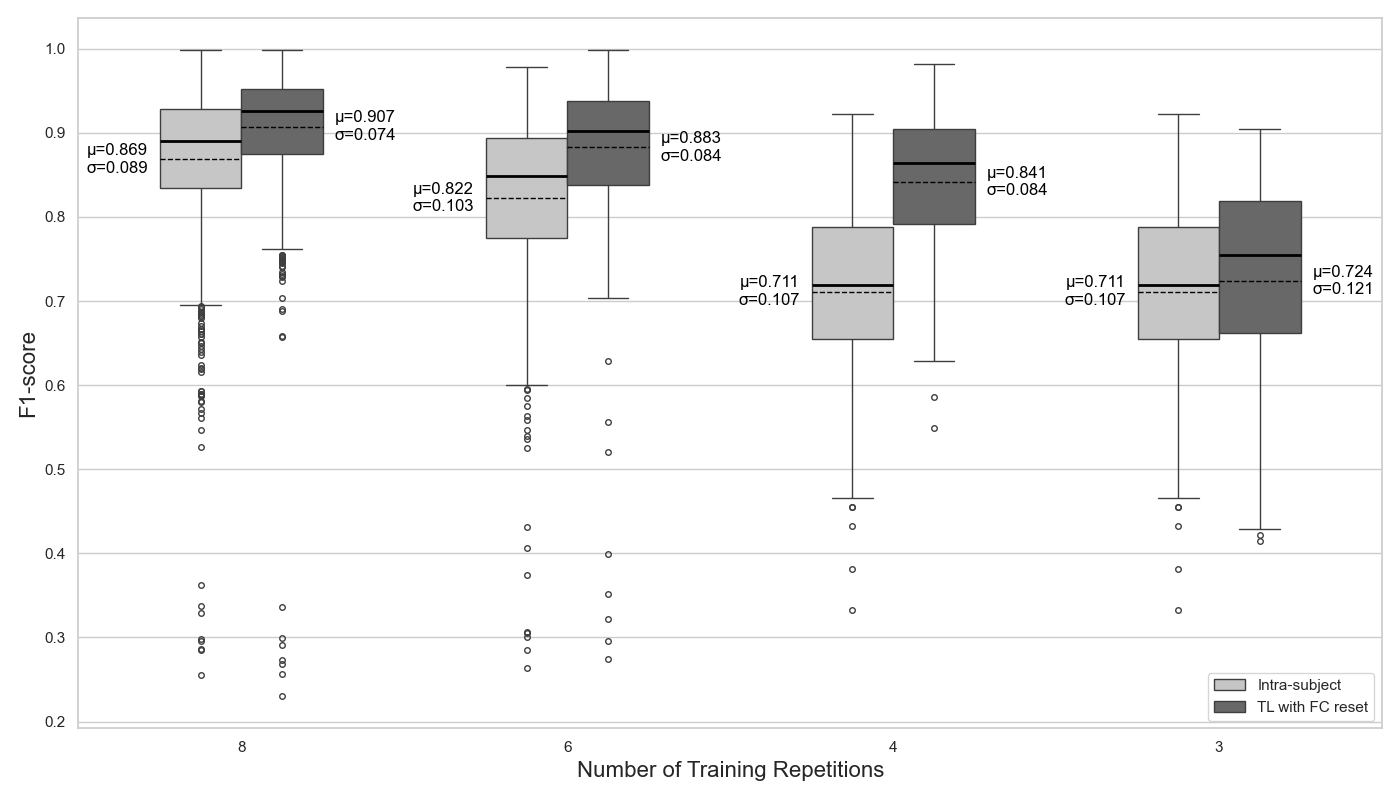

The Python source for this figure:
import seaborn as sns
import numpy as np
import matplotlib.pyplot as plt
import pandas as pd
import os
import sys
import json
from libemg.datasets import *
from typing import cast

sys.path.insert(0, os.path.abspath(os.path.join(os.path.dirname(__file__), '..')))
sys.path.insert(0, os.path.abspath(os.path.join(os.path.dirname(__file__), '..', '..')))
sys.path.insert(0, os.path.abspath(os.path.join(os.path.dirname(__file__), '..', '..', '..')))

from libemg_3dc.utils.training_experiments import TrainingExperiments, NeuralNetworkSingleSubjectTrainingExperiment, NeuralNetworkFineTunedTrainigExperiment

df_rows = []

intra_subject_8_reps_experiments = TrainingExperiments.load(path='libemg_3dc/prove_pretraining_helps/single_subject/cnn_v1_results(8 reps).json')
intra_subject_8_reps_experiments = [cast(NeuralNetworkSingleSubjectTrainingExperiment, result) for result in intra_subject_8_reps_experiments.data if isinstance(result, NeuralNetworkSingleSubjectTrainingExperiment)]
intra_subject_8_reps_f1_scores = [result.test_result["f1_score"] for result in intra_subject_8_reps_experiments]
df_rows.extend([{"reps": "8", "approach": "Intra-subject", "f1_score": f1_score} for f1_score in intra_subject_8_reps_f1_scores])

intra_subject_6_reps_experiments = TrainingExperiments.load(path='libemg_3dc/prove_pretraining_helps/single_subject/cnn_v1_results(6 reps).json')
intra_subject_6_reps_experiments = [cast(NeuralNetworkSingleSubjectTrainingExperiment, result) for result in intra_subject_6_reps_experiments.data if isinstance(result, NeuralNetworkSingleSubjectTrainingExperiment)]
intra_subject_6_reps_f1_scores = [result.test_result["f1_score"] for result in intra_subject_6_reps_experiments]
df_rows.extend([{"reps": "6", "approach": "Intra-subject", "f1_score": f1_score} for f1_score in intra_subject_6_reps_f1_scores])

intra_subject_4_reps_experiments = TrainingExperiments.load(path='libemg_3dc/prove_pretraining_helps/single_subject/cnn_v1_results(4 reps).json')
intra_subject_4_reps_experiments = [cast(NeuralNetworkSingleSubjectTrainingExperiment, result) for result in intra_subject_4_reps_experiments.data if isinstance(result, NeuralNetworkSingleSubjectTrainingExperiment)]
intra_subject_4_reps_f1_scores = [result.test_result["f1_score"] for result in intra_subject_4_reps_experiments]
df_rows.extend([{"reps": "4", "approach": "Intra-subject", "f1_score": f1_score} for f1_score in intra_subject_4_reps_f1_scores])

intra_subject_3_reps_experiments = TrainingExperiments.load(path='libemg_3dc/prove_pretraining_helps/single_subject/cnn_v1_results(4 reps).json')
intra_subject_3_reps_experiments = [cast(NeuralNetworkSingleSubjectTrainingExperiment, result) for result in intra_subject_3_reps_experiments.data if isinstance(result, NeuralNetworkSingleSubjectTrainingExperiment)]
intra_subject_3_reps_f1_scores = [result.test_result["f1_score"] for result in intra_subject_3_reps_experiments]
df_rows.extend([{"reps": "3", "approach": "Intra-subject", "f1_score": f1_score} for f1_score in intra_subject_3_reps_f1_scores])

finetune_with_fc_reset_8_reps_experiments = TrainingExperiments.load(path='libemg_3dc/prove_pretraining_helps/fine_tuned/cnn_v1_results(finetune_with_fc_reset 8 reps).json')
finetune_with_fc_reset_8_reps_experiments = [cast(NeuralNetworkFineTunedTrainigExperiment, result) for result in finetune_with_fc_reset_8_reps_experiments.data if isinstance(result, NeuralNetworkFineTunedTrainigExperiment)]
finetune_with_fc_reset_8_reps_f1_scores = [experiment.test_result["f1_score"] for experiment in finetune_with_fc_reset_8_reps_experiments]
df_rows.extend([{"reps": "8", "approach": "TL with FC reset", "f1_score": f1_score} for f1_score in finetune_with_fc_reset_8_reps_f1_scores])

finetune_with_fc_reset_6_reps_experiments = TrainingExperiments.load(path='libemg_3dc/prove_pretraining_helps/fine_tuned/cnn_v1_results(finetune_with_fc_reset 6 reps).json')
finetune_with_fc_reset_6_reps_experiments = [cast(NeuralNetworkFineTunedTrainigExperiment, result) for result in finetune_with_fc_reset_6_reps_experiments.data if isinstance(result, NeuralNetworkFineTunedTrainigExperiment)]
finetune_with_fc_reset_6_reps_f1_scores = [experiment.test_result["f1_score"] for experiment in finetune_with_fc_reset_6_reps_experiments]
df_rows.extend([{"reps": "6", "approach": "TL with FC reset", "f1_score": f1_score} for f1_score in finetune_with_fc_reset_6_reps_f1_scores])

finetune_with_fc_reset_4_reps_experiments = TrainingExperiments.load(path='libemg_3dc/prove_pretraining_helps/fine_tuned/cnn_v1_results(finetune_with_fc_reset 4 reps).json')
finetune_with_fc_reset_4_reps_experiments = [cast(NeuralNetworkFineTunedTrainigExperiment, result) for result in finetune_with_fc_reset_4_reps_experiments.data if isinstance(result, NeuralNetworkFineTunedTrainigExperiment)]
finetune_with_fc_reset_4_reps_f1_scores = [experiment.test_result["f1_score"] for experiment in finetune_with_fc_reset_4_reps_experiments]
df_rows.extend([{"reps": "4", "approach": "TL with FC reset", "f1_score": f1_score} for f1_score in finetune_with_fc_reset_4_reps_f1_scores])

finetune_with_fc_reset_3_reps_experiments = TrainingExperiments.load(path='libemg_3dc/prove_pretraining_helps/fine_tuned/cnn_v1_results(finetune_with_fc_reset 3 reps).json')
finetune_with_fc_reset_3_reps_experiments = [cast(NeuralNetworkFineTunedTrainigExperiment, result) for result in finetune_with_fc_reset_3_reps_experiments.data if isinstance(result, NeuralNetworkFineTunedTrainigExperiment)]
finetune_with_fc_reset_3_reps_f1_scores = [experiment.test_result["f1_score"] for experiment in finetune_with_fc_reset_3_reps_experiments]
df_rows.extend([{"reps": "3", "approach": "TL with FC reset", "f1_score": f1_score} for f1_score in finetune_with_fc_reset_3_reps_f1_scores])


df = pd.DataFrame(columns=['reps', 'approach', 'f1_score'], data=df_rows)
print(df.info())
print(df.describe())
print(df.head(5))


plt.figure(figsize=(14, 8))
sns.set_theme(style="whitegrid")

# Main boxplot
ax = sns.boxplot(x='reps', y='f1_score', hue='approach', data=df,
                 palette='Greys', width=0.5, fliersize=4,
                 meanline=True, showmeans=True,
                 medianprops={'color': 'black', 'linewidth': 2, 'linestyle': '-'},
                 meanprops={'color': 'black', 'linewidth': 1, 'linestyle': '--'})

# Annotate mean and std above each box
ax.text(0-0.38, np.mean(intra_subject_8_reps_f1_scores), f'μ={np.mean(intra_subject_8_reps_f1_scores):.3f}\nσ={np.std(intra_subject_8_reps_f1_scores):.3f}', ha='center', va='center', fontsize=12, color='black')
ax.text(0+0.38, np.mean(finetune_with_fc_reset_8_reps_f1_scores), f'μ={np.mean(finetune_with_fc_reset_8_reps_f1_scores):.3f}\nσ={np.std(finetune_with_fc_reset_8_reps_f1_scores):.3f}', ha='center', va='center', fontsize=12, color='black')

ax.text(1-0.38, np.mean(intra_subject_6_reps_f1_scores), f'μ={np.mean(intra_subject_6_reps_f1_scores):.3f}\nσ={np.std(intra_subject_6_reps_f1_scores):.3f}', ha='center', va='center', fontsize=12, color='black')
ax.text(1+0.38, np.mean(finetune_with_fc_reset_6_reps_f1_scores), f'μ={np.mean(finetune_with_fc_reset_6_reps_f1_scores):.3f}\nσ={np.std(finetune_with_fc_reset_6_reps_f1_scores):.3f}', ha='center', va='center', fontsize=12, color='black')

ax.text(2-0.38, np.mean(intra_subject_4_reps_f1_scores), f'μ={np.mean(intra_subject_4_reps_f1_scores):.3f}\nσ={np.std(intra_subject_4_reps_f1_scores):.3f}', ha='center', va='center', fontsize=12, color='black')
ax.text(2+0.38, np.mean(finetune_with_fc_reset_4_reps_f1_scores), f'μ={np.mean(finetune_with_fc_reset_4_reps_f1_scores):.3f}\nσ={np.std(finetune_with_fc_reset_4_reps_f1_scores):.3f}', ha='center', va='center', fontsize=12, color='black')

ax.text(3-0.38, np.mean(intra_subject_3_reps_f1_scores), f'μ={np.mean(intra_subject_3_reps_f1_scores):.3f}\nσ={np.std(intra_subject_3_reps_f1_scores):.3f}', ha='center', va='center', fontsize=12, color='black')
ax.text(3+0.38, np.mean(finetune_with_fc_reset_3_reps_f1_scores), f'μ={np.mean(finetune_with_fc_reset_3_reps_f1_scores):.3f}\nσ={np.std(finetune_with_fc_reset_3_reps_f1_scores):.3f}', ha='center', va='center', fontsize=12, color='black')

# Avoid duplicate legend
handles, labels = ax.get_legend_handles_labels()
ax.legend(handles[0:2], labels[0:2], title='', loc='lower right')

# Axis formatting
# ax.set_title("Accuracy Distribution by Method and Training Cycle", fontsize=16)
ax.set_xlabel("Number of Training Repetitions", fontsize=16)
ax.set_ylabel("F1-score", fontsize=16)
plt.tight_layout()
plt.show()
